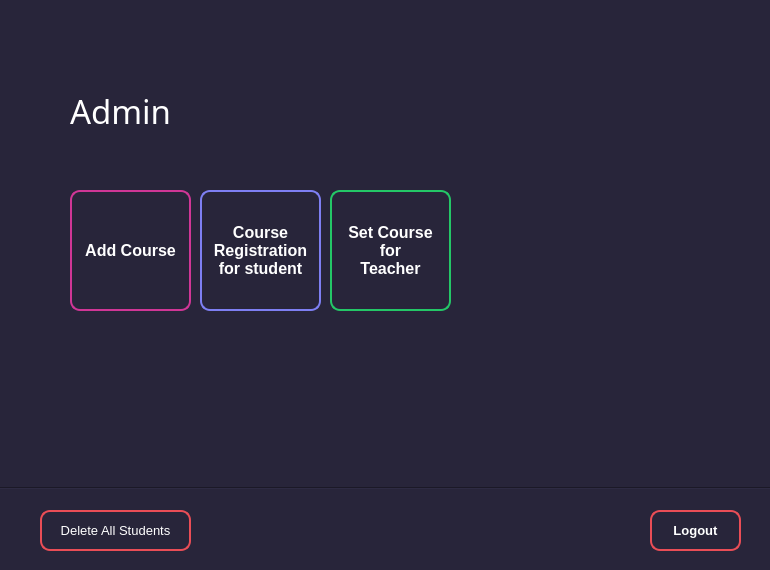
<?xml version="1.0" encoding="UTF-8"?>
<ui version="4.0">
 <class>MainWindow</class>
 <widget class="QMainWindow" name="MainWindow">
  <property name="geometry">
   <rect>
    <x>0</x>
    <y>0</y>
    <width>770</width>
    <height>570</height>
   </rect>
  </property>
  <property name="windowTitle">
   <string>MainWindow</string>
  </property>
  <property name="styleSheet">
   <string notr="true">background-color: rgb(40,37,58);

</string>
  </property>
  <widget class="QWidget" name="centralwidget">
   <widget class="QPushButton" name="setcourse_btn">
    <property name="geometry">
     <rect>
      <x>330</x>
      <y>190</y>
      <width>121</width>
      <height>121</height>
     </rect>
    </property>
    <property name="font">
     <font>
      <pointsize>12</pointsize>
      <weight>75</weight>
      <bold>true</bold>
     </font>
    </property>
    <property name="cursor">
     <cursorShape>PointingHandCursor</cursorShape>
    </property>
    <property name="styleSheet">
     <string notr="true">QPushButton#setcourse_btn {
    background-color: none;
    border: 1.5px solid rgb(36,199,103) ;
	border-radius: 10px;
    color: white;
}

QPushButton#setcourse_btn:hover {
    background-color: rgb(36,199,103);
	color: rgb(54, 54, 54)
    
}</string>
    </property>
    <property name="text">
     <string>Set Course 
for
Teacher</string>
    </property>
    <property name="flat">
     <bool>true</bool>
    </property>
   </widget>
   <widget class="QPushButton" name="registerstudents_btn">
    <property name="geometry">
     <rect>
      <x>200</x>
      <y>190</y>
      <width>121</width>
      <height>121</height>
     </rect>
    </property>
    <property name="font">
     <font>
      <pointsize>12</pointsize>
      <weight>75</weight>
      <bold>true</bold>
     </font>
    </property>
    <property name="cursor">
     <cursorShape>PointingHandCursor</cursorShape>
    </property>
    <property name="styleSheet">
     <string notr="true">QPushButton#registerstudents_btn{
    background-color: none;
    border: 1.5px solid rgb(126,127,243) ;
	border-radius: 10px;
    color: white;
}

QPushButton#registerstudents_btn:hover {
    background-color: rgb(126,127,243);
	color: rgb(54, 54, 54)
    
}</string>
    </property>
    <property name="text">
     <string>Course
Registration
for student</string>
    </property>
    <property name="flat">
     <bool>true</bool>
    </property>
   </widget>
   <widget class="QPushButton" name="logout_btn">
    <property name="geometry">
     <rect>
      <x>650</x>
      <y>510</y>
      <width>91</width>
      <height>41</height>
     </rect>
    </property>
    <property name="font">
     <font>
      <pointsize>10</pointsize>
      <weight>75</weight>
      <bold>true</bold>
     </font>
    </property>
    <property name="cursor">
     <cursorShape>PointingHandCursor</cursorShape>
    </property>
    <property name="styleSheet">
     <string notr="true">QPushButton#logout_btn {
    background-color: none;
    border: 1.5px solid rgb(234,77,86) ;
	border-radius: 10px;
    color: white;
}

QPushButton#logout_btn:hover {
    background-color: rgb(234,77,86);
	color: rgb(54, 54, 54)
    
}</string>
    </property>
    <property name="text">
     <string>Logout</string>
    </property>
    <property name="flat">
     <bool>true</bool>
    </property>
   </widget>
   <widget class="QLabel" name="welcome">
    <property name="geometry">
     <rect>
      <x>70</x>
      <y>90</y>
      <width>171</width>
      <height>41</height>
     </rect>
    </property>
    <property name="font">
     <font>
      <family>Product Sans Light</family>
      <pointsize>25</pointsize>
     </font>
    </property>
    <property name="styleSheet">
     <string notr="true">color: white;
</string>
    </property>
    <property name="text">
     <string>Admin</string>
    </property>
   </widget>
   <widget class="Line" name="line">
    <property name="geometry">
     <rect>
      <x>-30</x>
      <y>480</y>
      <width>841</width>
      <height>16</height>
     </rect>
    </property>
    <property name="sizePolicy">
     <sizepolicy hsizetype="Fixed" vsizetype="Fixed">
      <horstretch>0</horstretch>
      <verstretch>0</verstretch>
     </sizepolicy>
    </property>
    <property name="font">
     <font>
      <weight>50</weight>
      <bold>false</bold>
      <kerning>true</kerning>
     </font>
    </property>
    <property name="frameShadow">
     <enum>QFrame::Sunken</enum>
    </property>
    <property name="lineWidth">
     <number>1</number>
    </property>
    <property name="orientation">
     <enum>Qt::Horizontal</enum>
    </property>
   </widget>
   <widget class="QPushButton" name="addcourse_btn">
    <property name="geometry">
     <rect>
      <x>70</x>
      <y>190</y>
      <width>121</width>
      <height>121</height>
     </rect>
    </property>
    <property name="font">
     <font>
      <pointsize>12</pointsize>
      <weight>75</weight>
      <bold>true</bold>
     </font>
    </property>
    <property name="cursor">
     <cursorShape>PointingHandCursor</cursorShape>
    </property>
    <property name="styleSheet">
     <string notr="true">QPushButton#addcourse_btn {
    background-color: none;
    border: 1.5px solid rgb(208,54,150) ;
	border-radius: 10px;
    color: white;
}

QPushButton#addcourse_btn:hover {
    background-color: rgb(208,54,150) ;
	color: rgb(54, 54, 54)
    
}</string>
    </property>
    <property name="text">
     <string>Add Course</string>
    </property>
    <property name="flat">
     <bool>true</bool>
    </property>
   </widget>
   <widget class="QPushButton" name="delete_all_btn">
    <property name="geometry">
     <rect>
      <x>40</x>
      <y>510</y>
      <width>151</width>
      <height>41</height>
     </rect>
    </property>
    <property name="font">
     <font>
      <family>MS Shell Dlg 2</family>
      <pointsize>10</pointsize>
      <weight>50</weight>
      <bold>false</bold>
     </font>
    </property>
    <property name="styleSheet">
     <string notr="true">QPushButton#delete_all_btn {
    background-color: none;
    border: 1.5px solid  rgb(234,77,86);
	border-radius: 10px;
    color: white;
}

QPushButton#delete_all_btn:hover {
    background-color:  rgb(234,77,86);
	color: rgb(54, 54, 54)
    
}</string>
    </property>
    <property name="text">
     <string>Delete All Students</string>
    </property>
    <property name="flat">
     <bool>true</bool>
    </property>
   </widget>
  </widget>
  <action name="actionHelp">
   <property name="text">
    <string>Help</string>
   </property>
  </action>
  <action name="actionContact">
   <property name="text">
    <string>Contact</string>
   </property>
  </action>
  <action name="actionFeedback">
   <property name="text">
    <string>Feedback</string>
   </property>
  </action>
  <action name="actionLog_out">
   <property name="text">
    <string>Log out</string>
   </property>
  </action>
  <action name="actionLog_out_2">
   <property name="text">
    <string>Log out</string>
   </property>
  </action>
 </widget>
 <resources/>
 <connections/>
</ui>
